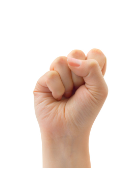
#> input picture CodeProject/hands/hand0.png, 132 x 185 px; its folder holds only this picture in this run
$ python main.py
#> lines starting #> are read from the running program, lines starting #| are printed output that depends on the picture; after the words box and inside, x2 and y2 are one past the last pixel; in counts of white or black regions, pixels touching at a corner belong together; long printed decimals are rounded
import cv2
import numpy as np
from matplotlib import pyplot as plt

def find_top_of_middle_finger(image):
    for y in range(image.shape[0]):
        for x in range(image.shape[1]):
            if image[y, x] == 255:
                return x, y
    return None

def draw_slopes(image, ref_point):
    x_ref, y_ref = ref_point
    # Extract the right slope in yellow
    right_slop_x = []
    right_slop_y = []
    size_slop = 1
    rx = 0

    for x in range(1, (image.shape[1] - x_ref) - 1, size_slop):
        x_new = x_ref + x
        rx += 1
        right_slop_x.append(x_new)
        y_new = y_ref + x
        right_slop_y.append(y_new)

    # Extract the left slope in green
    left_slop_x = []
    left_slop_y = []
    size_slop = 1
    lx = 0
    left_size = x_ref - size_slop

    while left_size != 0:
        left_size -= 1
        lx += 1
        x_new = x_ref - lx
        left_slop_x.append(x_new)
        y_new = y_ref + lx
        left_slop_y.append(y_new)

    # Combine left and right slopes to form a scanned path
    scanned_path_x = left_slop_x + right_slop_x
    scanned_path_y = left_slop_y + right_slop_y

    return scanned_path_x, scanned_path_y, left_slop_x, left_slop_y, right_slop_x, right_slop_y

def count_flips(image, scanned_path_x, scanned_path_y):
    # Initialize flips to -1 to account for the initial state
    flips = -1
    # Loop through the scanned path to count flips
    for i in range(1, len(scanned_path_x)):
        x_prev, y_prev = scanned_path_x[i - 1], scanned_path_y[i - 1]
        x_curr, y_curr = scanned_path_x[i], scanned_path_y[i]

        # Check for flips (transitions from white to black or vice versa)
        if image[y_prev, x_prev] != image[y_curr, x_curr]:
            flips += 1

    return flips

def calculate_solidity(image, largest_contour):
    # Calculate solidity (S)
    area_s = cv2.contourArea(largest_contour)
    convex_hull = cv2.convexHull(largest_contour)
    convex_hull_area = cv2.contourArea(convex_hull)
    solidity = area_s / convex_hull_area if convex_hull_area > 0 else 0

    return solidity

def plot_processing_steps(image_path):
#> called with image_path = 'hands/hand0.png'
    image = cv2.imread(image_path)
#> image is the input picture: shape (185, 132, 3); mean B, G, R 219.7, 226.9, 239.8
    image2 = cv2.imread(image_path)

    if image is None:
        print("Error: Image not found or unable to load.")
        return

    # Convert to YCbCr color space
    image_ycbcr = cv2.cvtColor(image, cv2.COLOR_BGR2YCrCb)
#> image_ycbcr: shape (185, 132, 3); mean of channels 0, 1, 2 229.9, 135.1, 122.2

    # Define thresholds for filtering in YCbCr color space
    min_YCrCb = np.array([0, 135, 85], np.uint8)
    max_YCrCb = np.array([255, 180, 135], np.uint8)

    # Thresholding the image to get only skin color
    skin_ycbcr = cv2.inRange(image_ycbcr, min_YCrCb, max_YCrCb)
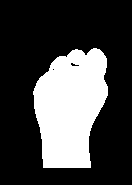
#> skin_ycbcr: shape (185, 132); 27.3% white; 1 white region, box (x1, y1, x2, y2) and area: (33, 48, 108, 168) 6670

    # Convert to binary image with threshold 0.5
    _, skin_binary = cv2.threshold(skin_ycbcr, 128, 255, cv2.THRESH_BINARY)

    # Apply median filter
    skin_median = cv2.medianBlur(skin_binary, 5)
#> skin_median: shape (185, 132); 27.4% white; 1 white region, box (x1, y1, x2, y2) and area: (33, 48, 108, 168) 6680

    # Remove small objects (less than 300 pixels in area)
    num_labels, labels_im = cv2.connectedComponents(skin_median)
#> num_labels = 2
    for i in range(1, num_labels):
        if np.sum(labels_im == i) < 300:
            skin_median[labels_im == i] = 0

    # Eroding the image to sharpen the object
    kernel = np.ones((3, 3), np.uint8)
    skin_eroded = cv2.erode(skin_median, kernel, iterations=1)
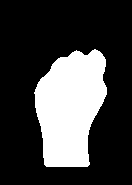
#> skin_eroded: shape (185, 132); 25.7% white; 1 white region

    # Fill any holes surrounded by white pixels
    skin_filled = cv2.morphologyEx(skin_eroded, cv2.MORPH_CLOSE, kernel)

    # Find the largest object (hand)
    contours, _ = cv2.findContours(skin_filled, cv2.RETR_EXTERNAL, cv2.CHAIN_APPROX_SIMPLE)
#> contours = 1 contour; box (x1, y1, x2, y2) and area: (34, 49, 107, 167) 6120
    if contours:
        largest_contour = max(contours, key=cv2.contourArea)
#> largest_contour = contour of 123 points, box (x1, y1, x2, y2) (34, 49, 107, 167), area 6120
        x, y, w, h = cv2.boundingRect(largest_contour)
#> x = 34; y = 49; w = 73; h = 118
        cv2.rectangle(image, (x, y), (x + w, y + h), (0, 255, 0), 2)
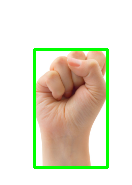
#> image: shape (185, 132, 3); 4.68% of pixels changed, all inside (x1, y1, x2, y2) = (33, 48, 109, 169)

        # Calculate the eighth distance
        eighth_distance = int(h / 8)
#> eighth_distance = 14

        # Move down from the top of the middle finger by an eighth distance
        top_of_middle_finger = find_top_of_middle_finger(skin_filled)
#> top_of_middle_finger = (94, 49)
        ref_point = (top_of_middle_finger[0], top_of_middle_finger[1] + eighth_distance)
#> ref_point = (94, 63)

        # Draw right and left slopes
        scanned_path_x, scanned_path_y, left_slop_x, left_slop_y, right_slop_x, right_slop_y = draw_slopes(image, ref_point)
#> in draw_slopes, `x_ref, y_ref = ref_point`: x_ref = 94; y_ref = 63
#> after the loop in draw_slopes, `for x in range(1, (image.shape[1] - x_ref) - 1, size_slop):`: right_slop_x = 36 values from 95 to 130; right_slop_y = 36 values from 64 to 99; rx = 36
#> in draw_slopes, `left_size = x_ref - size_slop`: left_size = 93
#> the loop in draw_slopes, `while left_size != 0:` made 93 passes
#> (left_size, x_new) on passes 1 to 12: (92, 93), (91, 92), (90, 91), (89, 90), (88, 89), (87, 88), (86, 87), (85, 86), (84, 85), (83, 84), (82, 83), (81, 82)
#> after the loop in draw_slopes, `while left_size != 0:`: left_size = 0; left_slop_x = 93 values, max 93 at index 0, min 1 at index 92, mean 47; left_slop_y = 93 values from 64 to 156; lx = 93
#> in draw_slopes, `scanned_path_x = left_slop_x + right_slop_x`: scanned_path_x = 129 values, max 130 at index 128, min 1 at index 92, mean 65.28
#> in draw_slopes, `scanned_path_y = left_slop_y + right_slop_y`: scanned_path_y = 129 values, max 156 at index 92, min 64 at index 0, mean 102
#> left_slop_y = 93 values from 64 to 156; right_slop_x = 36 values from 95 to 130; right_slop_y = 36 values from 64 to 99

        # Count flips along the scanned path
        flips = count_flips(skin_filled, scanned_path_x, scanned_path_y)
#> the loop in count_flips, `for i in range(1, len(scanned_path_x)):` made 128 passes
#> (x_prev, y_prev, x_curr, y_curr) on passes 1 to 12: (93, 64, 92, 65), (92, 65, 91, 66), (91, 66, 90, 67), (90, 67, 89, 68), (89, 68, 88, 69), (88, 69, 87, 70), (87, 70, 86, 71), (86, 71, 85, 72), (85, 72, 84, 73), (84, 73, 83, 74), (83, 74, 82, 75), (82, 75, 81, 76)
#> after the loop in count_flips, `for i in range(1, len(scanned_path_x)):`: flips = 2
#> flips = 2
        print("Number of flips:", flips)
#| Number of flips: 2

        # Calculate solidity
        solidity = calculate_solidity(skin_filled, largest_contour)
#> in calculate_solidity, `area_s = cv2.contourArea(largest_contour)`: area_s = 6120
#> in calculate_solidity, `convex_hull = cv2.convexHull(largest_contour)`: convex_hull = contour of 23 points, box (x1, y1, x2, y2) (34, 49, 107, 167), area 6736
#> in calculate_solidity, `convex_hull_area = cv2.contourArea(convex_hull)`: convex_hull_area = 6736.5
#> in calculate_solidity, `solidity = area_s / convex_hull_area if convex_hull_area > 0 else 0`: solidity = 0.908
#> solidity = 0.908
        print("Solidity:", solidity)
#| Solidity: 0.9085

        # Check for gesture recognition
        if solidity > 0.8:
            gesture_prediction = 0  # Recognized as zero based on solidity
        else:
            gesture_prediction = flips / 2  # Predict based on flips for numbers 1 to 5

        print("Hand gesture prediction:", gesture_prediction)

        # Plotting all the steps
        plt.figure(figsize=(15, 10))
        # Original Image
        plt.subplot(2, 4, 1)
        plt.imshow(cv2.cvtColor(image2, cv2.COLOR_BGR2RGB))
        plt.title("Original Image")

        # YCbCr Color Space
        plt.subplot(2, 4, 2)
        plt.imshow(image_ycbcr, cmap='gray')
        plt.title("YCbCr Color Space")

        # YCbCr Filtering
        plt.subplot(2, 4, 3)
        plt.imshow(skin_ycbcr, cmap='gray')
        plt.title("YCbCr Filtering")

        # Binary Image
        plt.subplot(2, 4, 4)
        plt.imshow(skin_binary, cmap='gray')
        plt.title("Binary Image")

        # Median Filter Applied
        plt.subplot(2, 4, 5)
        plt.imshow(skin_median, cmap='gray')
        plt.title("Median Filter Applied")

        # Resultat final Segmentation
        plt.subplot(2, 4, 6)
        plt.imshow(cv2.cvtColor(skin_filled, cv2.COLOR_BGR2RGB))
        plt.title("Resultat final Segmentation")

        # Processed Image with Slopes
        plt.subplot(2, 4, 7)
        plt.imshow(cv2.cvtColor(skin_filled, cv2.COLOR_BGR2RGB))

        # Top of Middle Finger
        plt.plot(top_of_middle_finger[0], top_of_middle_finger[1], 'ro', label='Dessus du majeur')
        # Reference Point
        plt.plot(ref_point[0], ref_point[1], 'bo', label='Point de Reference ')
        # Left Slope in Green
        plt.plot(left_slop_x, left_slop_y, color='green', linewidth=2, label='Pente gauche')
        # Right Slope in Yellow
        plt.plot(right_slop_x, right_slop_y, color='yellow', linewidth=2, label='Pente droite')
        plt.title("Application des droits")
        plt.legend(loc='center left', fontsize='xx-small')

        # Flips and Gesture Prediction
        plt.subplot(2, 4, 8)
        plt.imshow(cv2.cvtColor(image, cv2.COLOR_BGR2RGB))
        plt.text(0.5, 0.5, f"Nombre de  Flips: {flips}", ha='center', va='center', fontsize=12, color='blue')
        plt.text(120, 30, f" {gesture_prediction}", ha='center', va='center', fontsize=24, color='green')
        plt.axis('off')

        plt.tight_layout()
        # Adjusting the label size and position
        plt.show()
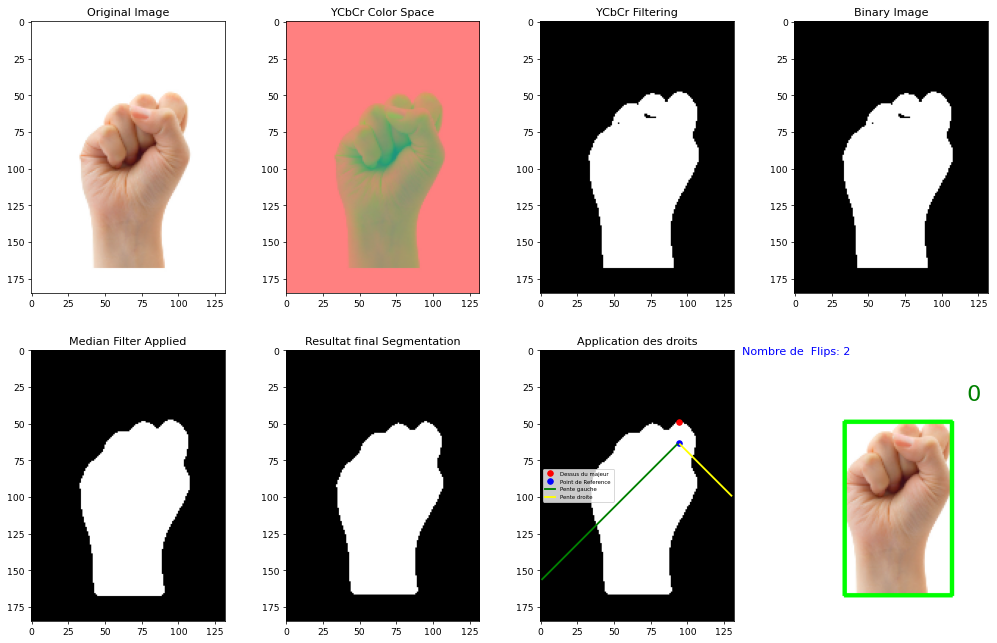
#> figure drawn by matplotlib, 8 panels

# Replace this with your actual image path
import os

# Path to the directory containing images
directory_path = "hands"

# Loop through each file in the directory
for filename in os.listdir(directory_path):
    if filename.endswith(".png") or filename.endswith(".jpg") :  # Check if the file is a PNG image
        file_path = os.path.join(directory_path, filename)
        plot_processing_steps(file_path)

$ run again, on CodeProject/hands/hand20.png
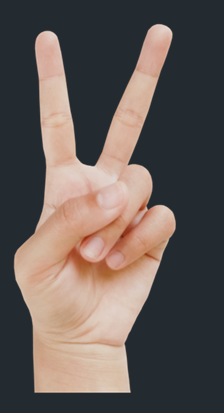
#> input picture CodeProject/hands/hand20.png, 224 x 413 px
#> in plot_processing_steps, image is the input picture: shape (413, 224, 3); mean B, G, R 86.9, 90.8, 100.2
#> image_ycbcr: shape (413, 224, 3); mean of channels 0, 1, 2 93.4, 133, 124.4
#> in plot_processing_steps, `skin_ycbcr = cv2.inRange(image_ycbcr, min_YCrCb, max_YCrCb)`:
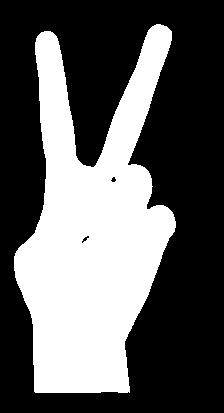
#> skin_ycbcr: shape (413, 224); 37.1% white; 1 white region, box (x1, y1, x2, y2) and area: (14, 24, 176, 393) 34362
#> skin_median: shape (413, 224); 37.2% white; 1 white region, box (x1, y1, x2, y2) and area: (14, 24, 176, 393) 34388
#> num_labels = 2
#> skin_eroded: shape (413, 224); 35.6% white; 1 white region
#> contours = 1 contour; box (x1, y1, x2, y2) and area: (15, 25, 175, 392) 32358
#> largest_contour = contour of 528 points, box (x1, y1, x2, y2) (15, 25, 175, 392), area 32358
#> x = 15; y = 25; w = 160; h = 367
#> in plot_processing_steps, `cv2.rectangle(image, (x, y), (x + w, y + h), (0, 255, 0), 2)`:
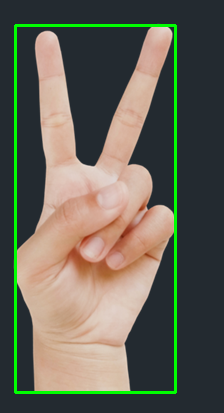
#> image: shape (413, 224, 3); 3.41% of pixels changed, all inside (x1, y1, x2, y2) = (14, 24, 177, 394)
#> eighth_distance = 45
#> top_of_middle_finger = (157, 25)
#> ref_point = (157, 70)
#> x_ref = 157; y_ref = 70
#> after the loop in draw_slopes, `for x in range(1, (image.shape[1] - x_ref) - 1, size_slop):`: right_slop_x = 65 values from 158 to 222; right_slop_y = 65 values from 71 to 135; rx = 65
#> in draw_slopes, `left_size = x_ref - size_slop`: left_size = 156
#> the loop in draw_slopes, `while left_size != 0:` made 156 passes
#> (left_size, x_new) on passes 1 to 3: (155, 156), (154, 155), (153, 154)
#> after the loop in draw_slopes, `while left_size != 0:`: left_size = 0; left_slop_x = 156 values, max 156 at index 0, min 1 at index 155, mean 78.5; left_slop_y = 156 values from 71 to 226; lx = 156
#> in draw_slopes, `scanned_path_x = left_slop_x + right_slop_x`: scanned_path_x = 221 values, max 222 at index 220, min 1 at index 155, mean 111.3
#> in draw_slopes, `scanned_path_y = left_slop_y + right_slop_y`: scanned_path_y = 221 values, max 226 at index 155, min 71 at index 0, mean 135.1
#> in plot_processing_steps, `scanned_path_x, scanned_path_y, left_slop_x, left_slop_y, right_slop_x..`: left_slop_y = 156 values from 71 to 226; right_slop_x = 65 values from 158 to 222; right_slop_y = 65 values from 71 to 135
#> the loop in count_flips, `for i in range(1, len(scanned_path_x)):` made 220 passes
#> (x_prev, x_curr) on passes 1 to 8: (156, 155), (155, 154), (154, 153), (153, 152), (152, 151), (151, 150), (150, 149), (149, 148)
#| Number of flips: 4
#| Solidity: 0.6528
#| Hand gesture prediction: 2.0

$ run again, on CodeProject/hands/hand3.png
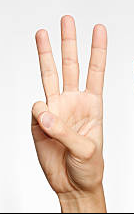
#> input picture CodeProject/hands/hand3.png, 134 x 214 px
#> in plot_processing_steps, image is the input picture: shape (214, 134, 3); mean B, G, R 207.3, 217.9, 233.9
#> image_ycbcr: shape (214, 134, 3); mean of channels 0, 1, 2 221.5, 136.9, 120
#> in plot_processing_steps, `skin_ycbcr = cv2.inRange(image_ycbcr, min_YCrCb, max_YCrCb)`:
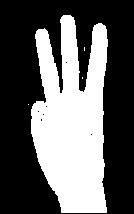
#> skin_ycbcr: shape (214, 134); 37.8% white; 4 white regions (3 under 20 px), largest, box (x1, y1, x2, y2) and area: (31, 15, 108, 213) 10825
#> skin_median: shape (214, 134); 37.8% white; 1 white region, box (x1, y1, x2, y2) and area: (31, 15, 108, 213) 10828
#> num_labels = 2
#> skin_eroded: shape (214, 134); 34.8% white; 1 white region
#> contours = 1 contour; box (x1, y1, x2, y2) and area: (32, 16, 107, 212) 9618
#> largest_contour = contour of 224 points, box (x1, y1, x2, y2) (32, 16, 107, 212), area 9618
#> x = 32; y = 16; w = 75; h = 196
#> in plot_processing_steps, `cv2.rectangle(image, (x, y), (x + w, y + h), (0, 255, 0), 2)`:
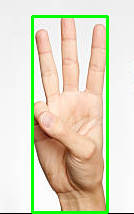
#> image: shape (214, 134, 3); 5.66% of pixels changed, all inside (x1, y1, x2, y2) = (31, 15, 109, 214)
#> eighth_distance = 24
#> top_of_middle_finger = (65, 16)
#> ref_point = (65, 40)
#> x_ref = 65; y_ref = 40
#> after the loop in draw_slopes, `for x in range(1, (image.shape[1] - x_ref) - 1, size_slop):`: right_slop_x = 67 values from 66 to 132; right_slop_y = 67 values from 41 to 107; rx = 67
#> in draw_slopes, `left_size = x_ref - size_slop`: left_size = 64
#> the loop in draw_slopes, `while left_size != 0:` made 64 passes
#> (left_size, x_new) on passes 1 to 8: (63, 64), (62, 63), (61, 62), (60, 61), (59, 60), (58, 59), (57, 58), (56, 57)
#> after the loop in draw_slopes, `while left_size != 0:`: left_size = 0; left_slop_x = 64 values, max 64 at index 0, min 1 at index 63, mean 32.5; left_slop_y = 64 values from 41 to 104; lx = 64
#> in draw_slopes, `scanned_path_x = left_slop_x + right_slop_x`: scanned_path_x = 131 values, max 132 at index 130, min 1 at index 63, mean 66.51
#> in draw_slopes, `scanned_path_y = left_slop_y + right_slop_y`: scanned_path_y = 131 values, max 107 at index 130, min 41 at index 0, mean 73.27
#> in plot_processing_steps, `scanned_path_x, scanned_path_y, left_slop_x, left_slop_y, right_slop_x..`: left_slop_y = 64 values from 41 to 104; right_slop_x = 67 values from 66 to 132; right_slop_y = 67 values from 41 to 107
#> the loop in count_flips, `for i in range(1, len(scanned_path_x)):` made 130 passes
#> (x_prev, y_prev, x_curr, y_curr) on passes 1 to 8: (64, 41, 63, 42), (63, 42, 62, 43), (62, 43, 61, 44), (61, 44, 60, 45), (60, 45, 59, 46), (59, 46, 58, 47), (58, 47, 57, 48), (57, 48, 56, 49)
#| Number of flips: 6
#| Solidity: 0.7622
#| Hand gesture prediction: 3.0

$ run again, on CodeProject/hands/hand30.png
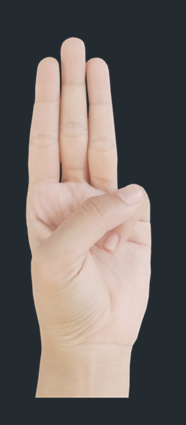
#> input picture CodeProject/hands/hand30.png, 186 x 425 px
#> in plot_processing_steps, image is the input picture: shape (425, 186, 3); mean B, G, R 101.4, 104.6, 112.1
#> image_ycbcr: shape (425, 186, 3); mean of channels 0, 1, 2 106.7, 132, 125
#> in plot_processing_steps, `skin_ycbcr = cv2.inRange(image_ycbcr, min_YCrCb, max_YCrCb)`:
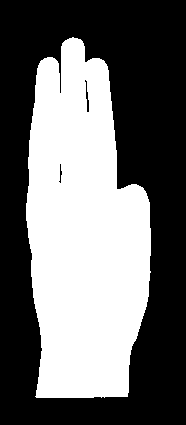
#> skin_ycbcr: shape (425, 186); 42.7% white; 1 white region, box (x1, y1, x2, y2) and area: (26, 37, 151, 398) 33729
#> skin_median: shape (425, 186); 42.8% white; 1 white region, box (x1, y1, x2, y2) and area: (26, 38, 151, 398) 33831
#> num_labels = 2
#> skin_eroded: shape (425, 186); 41.5% white; 1 white region
#> contours = 1 contour; box (x1, y1, x2, y2) and area: (27, 39, 150, 397) 32384
#> largest_contour = contour of 222 points, box (x1, y1, x2, y2) (27, 39, 150, 397), area 32384
#> x = 27; y = 39; w = 123; h = 358
#> in plot_processing_steps, `cv2.rectangle(image, (x, y), (x + w, y + h), (0, 255, 0), 2)`:
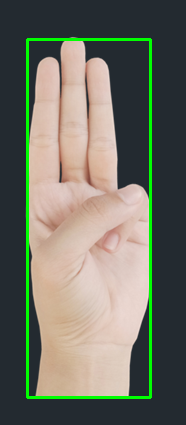
#> image: shape (425, 186, 3); 3.65% of pixels changed, all inside (x1, y1, x2, y2) = (26, 38, 152, 399)
#> eighth_distance = 44
#> top_of_middle_finger = (70, 39)
#> ref_point = (70, 83)
#> x_ref = 70; y_ref = 83
#> after the loop in draw_slopes, `for x in range(1, (image.shape[1] - x_ref) - 1, size_slop):`: right_slop_x = 114 values from 71 to 184; right_slop_y = 114 values from 84 to 197; rx = 114
#> in draw_slopes, `left_size = x_ref - size_slop`: left_size = 69
#> the loop in draw_slopes, `while left_size != 0:` made 69 passes
#> (left_size, x_new) on passes 1 to 8: (68, 69), (67, 68), (66, 67), (65, 66), (64, 65), (63, 64), (62, 63), (61, 62)
#> after the loop in draw_slopes, `while left_size != 0:`: left_size = 0; left_slop_x = 69 values, max 69 at index 0, min 1 at index 68, mean 35; left_slop_y = 69 values from 84 to 152; lx = 69
#> in draw_slopes, `scanned_path_x = left_slop_x + right_slop_x`: scanned_path_x = 183 values, max 184 at index 182, min 1 at index 68, mean 92.62
#> in draw_slopes, `scanned_path_y = left_slop_y + right_slop_y`: scanned_path_y = 183 values, max 197 at index 182, min 84 at index 0, mean 132
#> in plot_processing_steps, `scanned_path_x, scanned_path_y, left_slop_x, left_slop_y, right_slop_x..`: left_slop_y = 69 values from 84 to 152; right_slop_x = 114 values from 71 to 184; right_slop_y = 114 values from 84 to 197
#> the loop in count_flips, `for i in range(1, len(scanned_path_x)):` made 182 passes
#> (x_prev, y_prev, x_curr, y_curr) on passes 1 to 8: (69, 84, 68, 85), (68, 85, 67, 86), (67, 86, 66, 87), (66, 87, 65, 88), (65, 88, 64, 89), (64, 89, 63, 90), (63, 90, 62, 91), (62, 91, 61, 92)
#> after the loop in count_flips, `for i in range(1, len(scanned_path_x)):`: flips = 2
#| Number of flips: 2
#| Solidity: 0.9137

$ run again, on CodeProject/hands/hand00.png
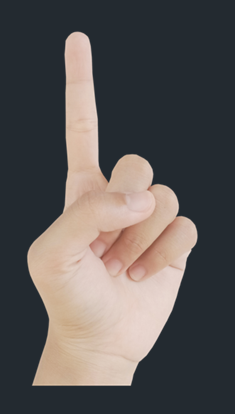
#> input picture CodeProject/hands/hand00.png, 235 x 414 px
#> in plot_processing_steps, image is the input picture: shape (414, 235, 3); mean B, G, R 86.6, 88, 92
#> image_ycbcr: shape (414, 235, 3); mean of channels 0, 1, 2 89.3, 130.1, 126.5
#> skin_ycbcr: shape (414, 235); 32% white; 1 white region, box (x1, y1, x2, y2) and area: (27, 32, 197, 386) 31103
#> num_labels = 2
#> skin_eroded: shape (414, 235); 30.8% white; 1 white region
#> contours = 1 contour; box (x1, y1, x2, y2) and area: (28, 33, 196, 385) 29514
#> largest_contour = contour of 335 points, box (x1, y1, x2, y2) (28, 33, 196, 385), area 29514
#> x = 28; y = 33; w = 168; h = 352
#> in plot_processing_steps, `cv2.rectangle(image, (x, y), (x + w, y + h), (0, 255, 0), 2)`:
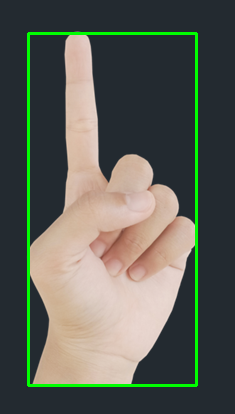
#> image: shape (414, 235, 3); 3.2% of pixels changed, all inside (x1, y1, x2, y2) = (27, 32, 198, 387)
#> eighth_distance = 44
#> top_of_middle_finger = (75, 33)
#> ref_point = (75, 77)
#> x_ref = 75; y_ref = 77
#> after the loop in draw_slopes, `for x in range(1, (image.shape[1] - x_ref) - 1, size_slop):`: right_slop_x = 158 values from 76 to 233; right_slop_y = 158 values from 78 to 235; rx = 158
#> in draw_slopes, `left_size = x_ref - size_slop`: left_size = 74
#> the loop in draw_slopes, `while left_size != 0:` made 74 passes
#> (left_size, x_new) on passes 1 to 8: (73, 74), (72, 73), (71, 72), (70, 71), (69, 70), (68, 69), (67, 68), (66, 67)
#> after the loop in draw_slopes, `while left_size != 0:`: left_size = 0; left_slop_x = 74 values, max 74 at index 0, min 1 at index 73, mean 37.5; left_slop_y = 74 values from 78 to 151; lx = 74
#> in draw_slopes, `scanned_path_x = left_slop_x + right_slop_x`: scanned_path_x = 232 values, max 233 at index 231, min 1 at index 73, mean 117.2
#> in draw_slopes, `scanned_path_y = left_slop_y + right_slop_y`: scanned_path_y = 232 values, max 235 at index 231, min 78 at index 0, mean 143.1
#> in plot_processing_steps, `scanned_path_x, scanned_path_y, left_slop_x, left_slop_y, right_slop_x..`: left_slop_y = 74 values from 78 to 151; right_slop_x = 158 values from 76 to 233; right_slop_y = 158 values from 78 to 235
#> the loop in count_flips, `for i in range(1, len(scanned_path_x)):` made 231 passes
#> (x_prev, y_prev, x_curr, y_curr) on passes 1 to 8: (74, 78, 73, 79), (73, 79, 72, 80), (72, 80, 71, 81), (71, 81, 70, 82), (70, 82, 69, 83), (69, 83, 68, 84), (68, 84, 67, 85), (67, 85, 66, 86)
#> after the loop in count_flips, `for i in range(1, len(scanned_path_x)):`: flips = 2
#| Number of flips: 2
#| Solidity: 0.7672
#| Hand gesture prediction: 1.0
